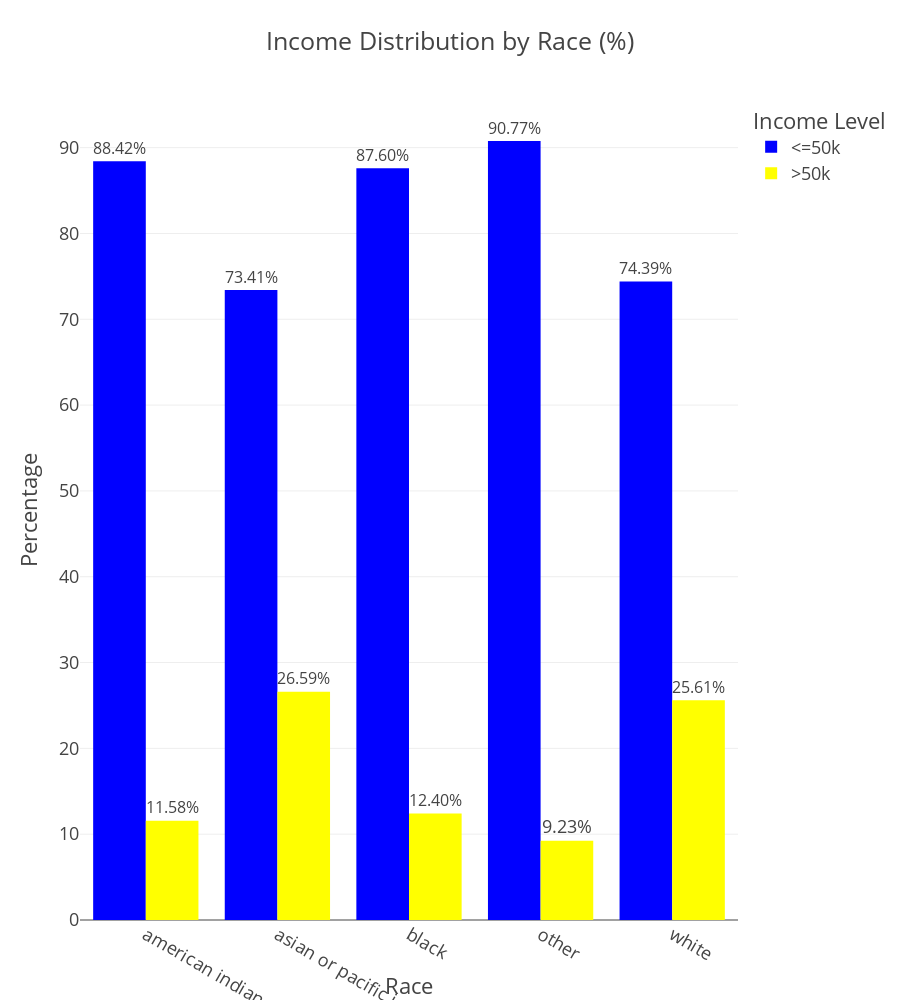

Notebook source saved alongside this figure:
### Code cell
fig = px.bar(
    adult_df_income_race,
    x='race',
    y='percentage',
    color='income',
    title='Income Distribution by Race (%)',
    barmode='group',
    color_discrete_sequence=["blue", "yellow"],
    text='percentage',
    width=900,       
    height=1000       
)

fig.update_traces(texttemplate='%{text:.2f}%', textposition='outside')

fig.update_layout(
    template="presentation",
    xaxis_title='Race',
    yaxis_title='Percentage',
    legend_title_text='Income Level',
    paper_bgcolor="rgba(0,0,0,0)",
    plot_bgcolor="rgba(0,0,0,0)"
)

fig.show()

fig.write_image(os.path.join(results_dir, 'income_distribution_by_race_bar_plot.jpg'))
fig.write_image(os.path.join(results_dir, 'income_distribution_by_race_bar_plot.png'))
fig.write_html(os.path.join(results_dir, 'income_distribution_by_race_bar_plot.html'))

### Figure 1 — Plotly figure (JSON) as saved in the notebook; plotly's stock layout.template omitted (floating-point values rounded to 4 significant figures)
{"data": [{"alignmentgroup": "True", "hovertemplate": "income=<=50k<br>race=%{x}<br>percentage=%{text}<extra></extra>", "legendgroup": "<=50k", "marker": {"color": "blue", "pattern": {"shape": ""}}, "name": "<=50k", "offsetgroup": "<=50k", "orientation": "v", "showlegend": true, "text": [88.42, 73.41, 87.6, 90.77, 74.39], "textposition": "outside", "texttemplate": "%{text:.2f}%", "type": "bar", "x": ["american indian or eskimo", "asian or pacific islander", "black", "other", "white"], "xaxis": "x", "y": [88.42, 73.41, 87.6, 90.77, 74.39], "yaxis": "y"}, {"alignmentgroup": "True", "hovertemplate": "income=>50k<br>race=%{x}<br>percentage=%{text}<extra></extra>", "legendgroup": ">50k", "marker": {"color": "yellow", "pattern": {"shape": ""}}, "name": ">50k", "offsetgroup": ">50k", "orientation": "v", "showlegend": true, "text": [11.58, 26.59, 12.4, 9.225, 25.61], "textposition": "outside", "texttemplate": "%{text:.2f}%", "type": "bar", "x": ["american indian or eskimo", "asian or pacific islander", "black", "other", "white"], "xaxis": "x", "y": [11.58, 26.59, 12.4, 9.225, 25.61], "yaxis": "y"}], "layout": {"barmode": "group", "height": 1000, "legend": {"title": {"text": "Income Level"}, "tracegroupgap": 0}, "paper_bgcolor": "rgba(0, 0, 0, 0)", "plot_bgcolor": "rgba(0, 0, 0, 0)", "title": {"text": "Income Distribution by Race (%)"}, "width": 900, "xaxis": {"anchor": "y", "autorange": true, "domain": [0, 1], "range": [-0.5, 4.5], "title": {"text": "Race"}, "type": "category"}, "yaxis": {"anchor": "x", "autorange": true, "domain": [0, 1], "range": [0, 95.55], "title": {"text": "Percentage"}, "type": "linear"}}}
